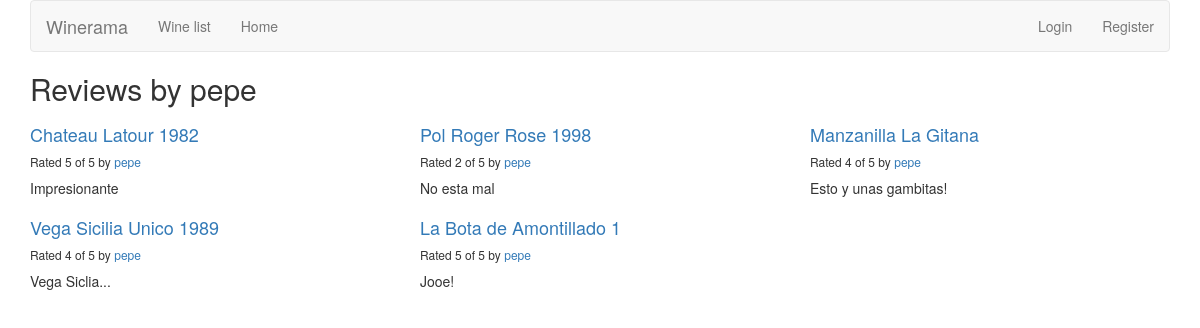
/home/review/user/pepe/, run on the app's committed database.
### reviews/models.py (models this page shows, shortened)
class Review(models.Model):
    RATING_CHOICES=(
        (1,'1'),
        (2,'2'),
        (3,'3'),
        (4,'4'),
        (5,'5'),
    )
    wine = models.ForeignKey(Wine,on_delete = models.DO_NOTHING)
    pub_date = models.DateTimeField('date published')
    user_name = models.CharField(max_length=100)
    comment = models.CharField(max_length=200)
    rating = models.IntegerField(choices=RATING_CHOICES)

class Wine(models.Model):
    name = models.CharField(max_length=200)

### reviews/views.py (the view)
# urls.py: url(r'^review/user/(?P<username>\w+)/$',views.user_review_list,name='user_review_list'),
def user_review_list(request, username=None):
    if not username:
        username = request.user.username
    latest_review_list = Review.objects.filter(user_name=username).order_by('-pub_date')
    context = {'latest_review_list':latest_review_list, 'username':username}
    return render(request, 'reviews/user_review_list.html', context)

### reviews/templates/reviews/user_review_list.html
{% extends 'reviews/review_list.html' %}
{% block title %}
<h2>Reviews by {{ username }}</h2>
{% endblock %}

### reviews/templates/reviews/review_list.html (shortened to what this page needs)
{% extends 'reviews/base.html' %}
{% block content %}
{% if latest_review_list %}
<div class="row">
    {% for review in latest_review_list %}
    <div class="col-xs-6 col-lg-4">
        <h4><a href="{% url 'reviews:review_detail' review.id %}">
        {{ review.wine.name }}
        </a></h4>
        <h6>Rated {{ review.rating }} of 5 by <a href="{% url 'reviews:user_review_list' review.user_name %}" >{{ review.user_name }}</a></h6>
        <p>{{ review.comment }}</p>
    </div>
    {% endfor %}
</div>
{% else %}
<p>No reviews are available.</p>
{% endif %}
{% endblock %}

### data on the page
Review: wine.name "Chateau Latour 1982", rating "5", user_name "pepe", comment "Impresionante"
Review: wine.name "Pol Roger Rose 1998", rating "2", user_name "pepe", comment "No esta mal"
Review: wine.name "Manzanilla La Gitana", rating "4", user_name "pepe", comment "Esto y unas gambitas!"
Review: wine.name "Vega Sicilia Unico 1989", rating "4", user_name "pepe", comment "Vega Siclia..."
Review: wine.name "La Bota de Amontillado 1", rating "5", user_name "pepe", comment "Jooe!"

### other printed values
{{ username }} "pepe"
